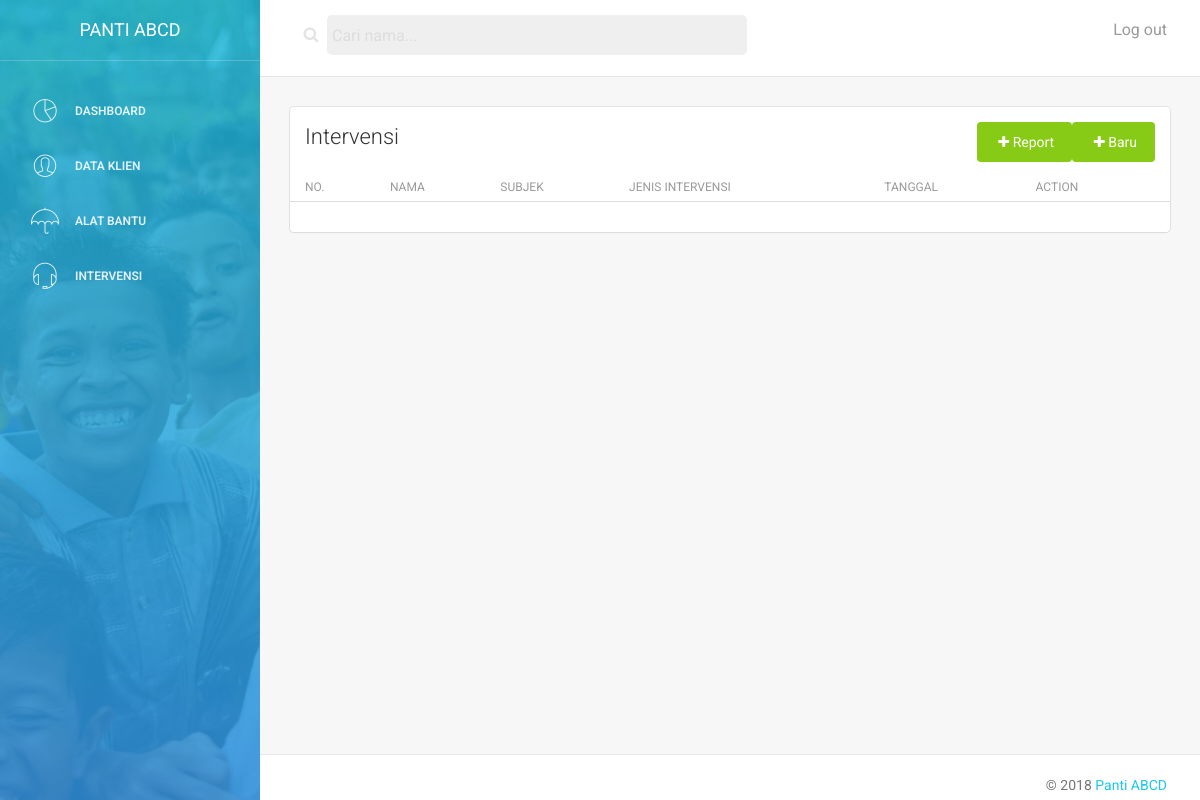
/?act=intervensi (signed in), run on an earlier commit of the app's database.
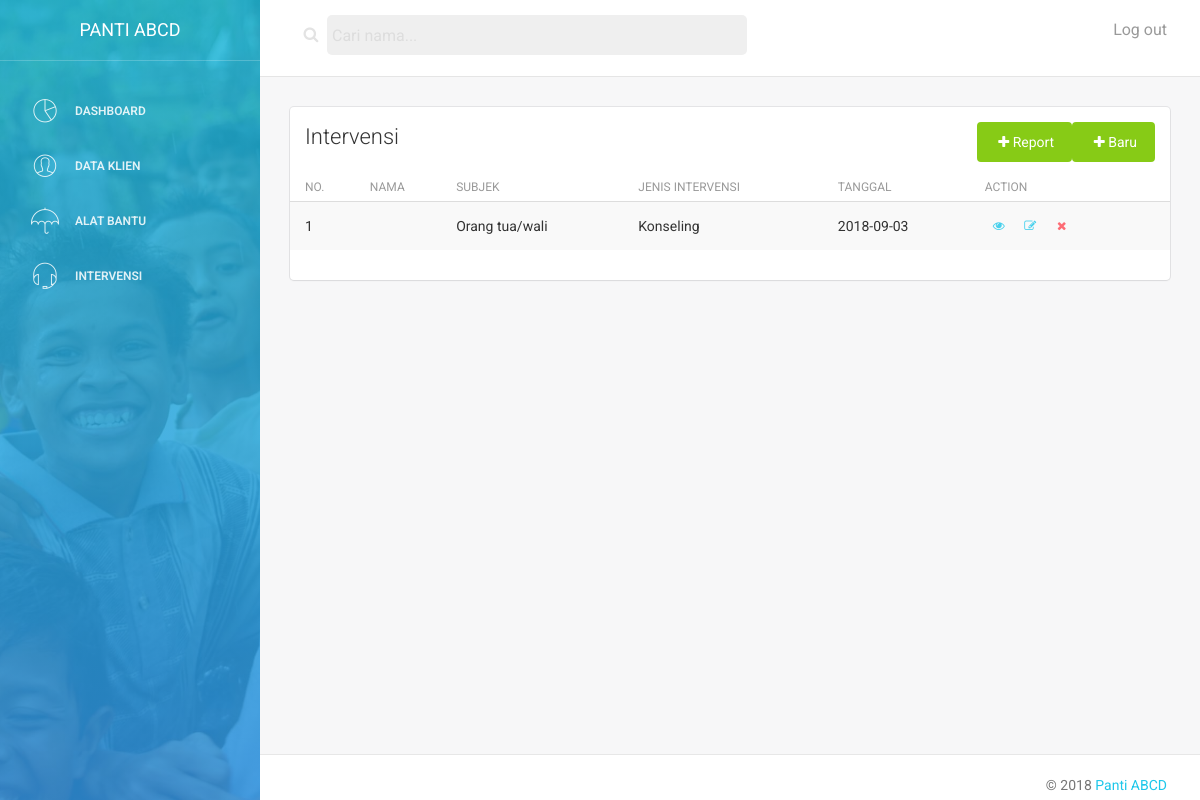
And on a later commit of the database.
### tables this page shows
CREATE TABLE `intervensi` (
  `id` int(11) NOT NULL,
  `nomor_identifikasi` varchar(25) NOT NULL,
  `subjek_intervensi` enum('Penyandang disabilitas','Orang tua/wali','Guru') NOT NULL,
  `jenis_intervensi` enum('Observasi','Assessemen lanjutan','Screening','Monitoring','Konseling','Konsultasi','Rujukan','Fasilitasi','Pelatihan vokasional/profesional_1','Pelatihan vokasional/profesional_2','Pelatihan keterampilan atau bisnis_1','Pelatihan keterampilan atau bisnis_2','Pelatihan lainnya','Pekerjaan formal','Berwirausaha, usaha mikro','Pekerjaan terlindung','Layanan finansial dari organisasi disabilitas','Layanan finansial dari organisasi mainstream') NOT NULL,
  `jenis_rujukan` enum('Kesehatan','Pendidikan','Training/bimbingan','Support grup','Rehab/terapi','Alat bantu','Financial services','Employment') NOT NULL,
  `keterangan` text NOT NULL,
  `cara` enum('Telepon/text','Field visit','At base') NOT NULL,
  `tanggal` date NOT NULL,
  `tanggal_follow_up` date NOT NULL,
  `rencana_monitoring` text NOT NULL,
  `hasil_monitoring_fasilitas1` text NOT NULL,
  `cara_fasilitas1` enum('Telepon/text','Field visit','At base') NOT NULL,
  `tanggal_fasilitas1` date NOT NULL,
  `hasil_monitoring_fasilitas2` text NOT NULL,
  `cara_fasilitas2` enum('Telepon/text','Field visit','At base') NOT NULL,
  `tanggal_fasilitas2` date NOT NULL,
  `created_at` timestamp NOT NULL DEFAULT CURRENT_TIMESTAMP,
  `updated_at` timestamp NULL DEFAULT NULL,
  `deleted_at` timestamp NULL DEFAULT NULL
);

### page/intervensi/index.php (the view, shortened to what this page needs)
<?php
$sql = "select intervensi.id, biodata.nama, intervensi.subjek_intervensi, intervensi.jenis_intervensi, intervensi.tanggal from intervensi inner join biodata on intervensi.nomor_identifikasi = biodata.nomor_identifikasi where intervensi.deleted_at is NULL ".$is_admin_kecamatan." order by intervensi.id desc";
$query = mysqli_query($conx, $sql) or die(mysqli_error($conx));
?>
<div class="content">
    <div class="container-fluid">
        <div class="row">
            <div class="col-md-12">
                <div class="card">
                    <div class="header">
                        <h4 class="title">Intervensi
                            <a href="?act=tambah-intervensi" class="btn btn-success btn-fill pull-right"><i class="fa fa-plus"></i>Baru</a>
                            <a href="page/intervensi/report.php" class="btn btn-success btn-fill pull-right"><i class="fa fa-plus"></i>Report</a>
                        </h4>
                    </div>
                    <div class="content table-responsive table-full-width">
                        <table class="table table-hover table-striped" id="tamu_internasionalTable">
                            <thead>
                                <tr>
                                    <th>No.</th>
                                    <th>Nama</th>
                                    <th>Subjek</th>
                                    <th>Jenis Intervensi</th>
                                    <th>Tanggal</th>
                                    <th>Action</th>
                                </tr>
                            </thead>
                            <tbody>
                                <?php
                                $i=1;
                                while ($intervensi = mysqli_fetch_object($query)) {
                                    ?>
                                    <tr class="">
                                        <td><?php echo $i++ ?></td>
                                        <td><?php echo $intervensi->nama ?></td>
                                        <td><?php echo $intervensi->subjek_intervensi ?></td>
                                        <td><?php echo $intervensi->jenis_intervensi ?></td>
                                        <td><?php echo $intervensi->tanggal ?></td>
                                        <td>
                                            <a href="?act=lihat-intervensi&id=<?php echo $intervensi->id ?>" class="btn btn-info btn-simple btn-xs"><i class="fa fa-eye"></i></a>
                                            <a href="?act=edit-intervensi&id=<?php echo $intervensi->id ?>" class="btn btn-info btn-simple btn-xs"><i class="fa fa-edit"></i></a>
                                            <a href="#" class="btn btn-danger btn-simple btn-xs" data-toggle="modal" data-target="#hapusIntervensi" data-name="<?php echo $intervensi->nama ?>" data-id="<?php echo $intervensi->id ?>"><i class="fa fa-times"></i></a></td>
                                        </tr>
                                        <?php
                                    }
                                    ?>
                                </tbody>
                            </table>
                        </div>
                    </div>
                </div>
            </div>
        </div>
    </div>

What changed in the data, as far as the page shows it:
added intervensi: subjek_intervensi "Orang tua/wali", jenis_intervensi "Konseling", tanggal "2018-09-03"
